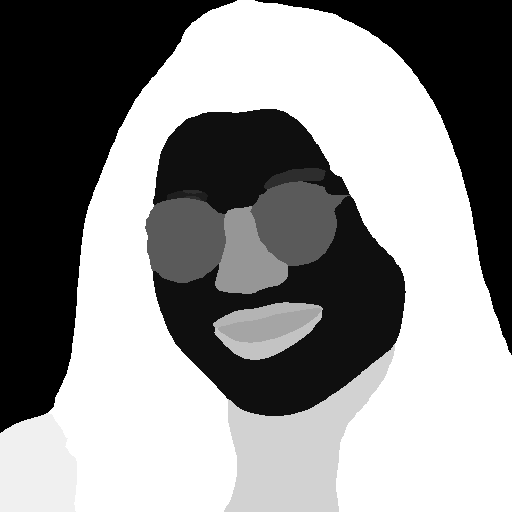
#> input picture Research/spikes/S2-face-parsing/a6300_upright/results/coreml_labels/DSC05123.png, 512 x 512 px; its folder holds only this picture in this run
$ python hair-boundary-reference.py
#> lines starting #> are read from the running program, lines starting #| are printed output that depends on the picture; after the words box and inside, x2 and y2 are one past the last pixel; in counts of white or black regions, pixels touching at a corner belong together
#!/usr/bin/env python3
"""An independent reference for RPEngine's `HairBoundary` trace.

`HairBoundary.swift` traces the outer boundary of the largest connected hair
region with a **Moore-neighbour walk** (breadth-first component labelling, then
an 8-neighbourhood ring walk with Jacob's stopping criterion). That code is
ours, so its doc comment promises it is "verified against something
independent". This script is that something, and it is deliberately a
*different* algorithm end to end:

  * components by **iterative label propagation** over whole NumPy arrays
    (labels start as the row-major index and are repeatedly min-ed with their
    four shifted neighbours until nothing changes) — no queue, no stack, no
    per-pixel traversal order, so a bug in the Swift BFS cannot be reproduced
    here by sharing a mistake;
  * the boundary as **per-row and per-column extremes** of that component —
    for each row the leftmost and rightmost member column, for each column the
    topmost and bottommost member row — which never walks a ring at all.

The two meet at a theorem rather than at an implementation: the leftmost member
of a row is reachable from outside the component by walking west, so it lies on
the component's **outer** boundary, and likewise for the other three extremes.
So every extreme this script reports must appear in the Swift ring, and the
ring's own per-row/column extremes must be exactly these numbers. That
comparison is what `HeadReshapeGeometryTests` runs. It is also why the
comparison is not "same set of boundary pixels": a hole inside the hair has a
boundary too, and the Swift trace deliberately returns only the outer ring.

Inputs
------
The 11 real a6300 frames parsed by the BiSeNet model in spike S2 (docs/ADR-0006),
as 512x512 class-index PNGs:

    Research/spikes/S2-face-parsing/a6300_upright/results/coreml_labels/*.png

`hair` is class 17 (`RPVision.FaceParsingClass.hair`). Class 18 is `hat`, and is
deliberately **not** included: a subject in a hat has no hair silhouette, which
is a documented limitation of the "Đầu" group rather than something to paper
over here.

Plus seven synthetic shapes built by rule below. They are emitted as run-length
rows in the JSON so the Swift test reconstructs the identical bitmap instead of
re-deriving one from a prose description of a circle.

Output
------
    Research/bench/p6-head-hairline-reference.json

Usage:  python3 Research/bench/hair-boundary-reference.py [--out PATH]
Needs:  numpy, pillow
"""

from __future__ import annotations

import argparse
import json
import math
import os
import sys

import numpy as np
from PIL import Image

HAIR_CLASS = 17
REPO = os.path.abspath(os.path.join(os.path.dirname(__file__), "..", ".."))
LABELS = os.path.join(
    REPO, "Research/spikes/S2-face-parsing/a6300_upright/results/coreml_labels"
)


# --- components ------------------------------------------------------------


def largest_component(member: np.ndarray) -> tuple[np.ndarray, int]:
    """(membership of the largest 4-connected component, number of components).

    Label propagation, not a traversal: every member pixel starts with its own
    row-major index as a label and each sweep replaces a label with the minimum
    of itself and its four neighbours' labels. Non-members are held at a
    sentinel larger than any real label. The fixpoint gives every component the
    smallest row-major index it contains, which is also exactly the pixel
    `HairBoundary.largestComponent` starts its trace from.
    """
    h, w = member.shape
    big = h * w + 1
    labels = np.where(member, np.arange(h * w).reshape(h, w), big)
    while True:
        previous = labels
        candidate = labels.copy()
        # north / south / west / east, each padded with the sentinel.
        candidate[1:, :] = np.minimum(candidate[1:, :], labels[:-1, :])
        candidate[:-1, :] = np.minimum(candidate[:-1, :], labels[1:, :])
        candidate[:, 1:] = np.minimum(candidate[:, 1:], labels[:, :-1])
        candidate[:, :-1] = np.minimum(candidate[:, :-1], labels[:, 1:])
        labels = np.where(member, candidate, big)
        if np.array_equal(labels, previous):
            break
    roots = labels[member]
    if roots.size == 0:
        return np.zeros_like(member), 0
    values, counts = np.unique(roots, return_counts=True)
    winner = values[int(np.argmax(counts))]
    return labels == winner, int(values.size)


def extremes(component: np.ndarray) -> dict:
    """Per-row and per-column extremes of a component."""
    h, w = component.shape
    rows = []
    for y in range(h):
        xs = np.flatnonzero(component[y])
        if xs.size:
            rows.append([y, int(xs[0]), int(xs[-1])])
    cols = []
    for x in range(w):
        ys = np.flatnonzero(component[:, x])
        if ys.size:
            cols.append([x, int(ys[0]), int(ys[-1])])
    return {"rows": rows, "cols": cols}


def describe(member: np.ndarray) -> dict:
    h, w = member.shape
    component, component_count = largest_component(member)
    total = int(member.sum())
    count = int(component.sum())
    result = {
        "size": [w, h],
        "mask_pixels": total,
        "component_pixels": count,
        "component_count": component_count,
        "largest_component_fraction": (count / total) if total else 0.0,
    }
    if count == 0:
        result["empty"] = True
        return result
    ys, xs = np.nonzero(component)
    result["bbox"] = [int(xs.min()), int(ys.min()), int(xs.max()), int(ys.max())]
    first = int(np.flatnonzero(component.reshape(-1))[0])
    result["start_pixel"] = [first % w, first // w]
    result["touches_edge"] = {
        "left": bool(component[:, 0].any()),
        "right": bool(component[:, w - 1].any()),
        "top": bool(component[0, :].any()),
        "bottom": bool(component[h - 1, :].any()),
    }
    result["edge_pixels"] = int(
        component[0, :].sum()
        + component[h - 1, :].sum()
        + component[:, 0].sum()
        + component[:, w - 1].sum()
        - component[0, 0]
        - component[0, w - 1]
        - component[h - 1, 0]
        - component[h - 1, w - 1]
    )
    result.update(extremes(component))
    return result


# --- synthetic shapes ------------------------------------------------------
#
# Every shape is a rule, and the rule is reproduced in the JSON as run-length
# rows so the Swift side builds the identical bitmap. The set covers the cases
# the trace can get wrong: a smooth convex ring, a hole, two components, a
# component cut by the frame edge, a single pixel, a one-pixel-wide bridge
# (where a Moore walk crosses the same pixel twice) and a concave comb (where
# per-column extremes and the ring disagree unless the trace really follows the
# outline).


def disc(w, h, cx, cy, r, into=None, value=True):
    grid = np.zeros((h, w), bool) if into is None else into
    ys, xs = np.mgrid[0:h, 0:w]
    hit = (xs - cx) ** 2 + (ys - cy) ** 2 <= r * r
    grid[hit] = value
    return grid


def synthetic_shapes() -> dict[str, np.ndarray]:
    shapes: dict[str, np.ndarray] = {}

    shapes["disc"] = disc(64, 64, 32, 32, 20)

    annulus = disc(64, 64, 32, 32, 24)
    disc(64, 64, 32, 32, 10, into=annulus, value=False)
    shapes["annulus"] = annulus

    blobs = disc(64, 64, 20, 32, 14)
    disc(64, 64, 52, 10, 5, into=blobs)
    shapes["two_blobs"] = blobs

    bar = np.zeros((48, 48), bool)
    bar[0:20, 0:30] = True  # touches the top and left edges
    shapes["clipped_bar"] = bar

    single = np.zeros((16, 16), bool)
    single[8, 5] = True
    shapes["single_pixel"] = single

    hourglass = np.zeros((40, 40), bool)
    hourglass[4:18, 6:20] = True
    hourglass[22:36, 20:34] = True
    # A one-pixel-wide 4-connected bridge: column 19 from the bottom of the
    # first square to the top row of the second, whose leftmost column is 20 and
    # therefore horizontally adjacent to (19, 22). A Moore walk has to go up and
    # back down this bridge, visiting each of its pixels twice.
    hourglass[18:23, 19] = True
    shapes["hourglass"] = hourglass

    comb = np.zeros((40, 48), bool)
    comb[6:16, 4:44] = True
    for x0 in (8, 22, 36):
        comb[16:30, x0 : x0 + 4] = True
    shapes["comb"] = comb

    return shapes


def rle(mask: np.ndarray) -> list[list[int]]:
    """One entry per row that has any member: [y, start, length, start, length…]."""
    out = []
    h, w = mask.shape
    for y in range(h):
        row = mask[y]
        if not row.any():
            continue
        runs = [y]
        x = 0
        while x < w:
            if row[x]:
                start = x
                while x < w and row[x]:
                    x += 1
                runs.extend([start, x - start])
            else:
                x += 1
        out.append(runs)
    return out


# --- main ------------------------------------------------------------------


def main() -> int:
    parser = argparse.ArgumentParser()
    parser.add_argument(
        "--out",
        default=os.path.join(REPO, "Research/bench/p6-head-hairline-reference.json"),
    )
    args = parser.parse_args()

    document = {
        "what": (
            "Independent reference for RPEngine HairBoundary: largest 4-connected "
            "component by NumPy label propagation, boundary as per-row/column "
            "extremes. Compared in RPEngineTests/HeadReshapeGeometryTests."
        ),
        "generator": "Research/bench/hair-boundary-reference.py",
        "numpy": np.__version__,
        "hair_class": HAIR_CLASS,
        "coverage_threshold": 128,
        "labels_dir": os.path.relpath(LABELS, REPO),
        "synthetic": [],
        "real": [],
    }

    for name, mask in sorted(synthetic_shapes().items()):
        entry = {"name": name, "rle": rle(mask)}
        entry.update(describe(mask))
        document["synthetic"].append(entry)

    if os.path.isdir(LABELS):
        for file in sorted(os.listdir(LABELS)):
            if not file.endswith(".png"):
                continue
            labels = np.array(Image.open(os.path.join(LABELS, file)))
#> labels is the input picture: shape (512, 512); min 0, max 17, mean 9.44
            entry = {"image": file}
            entry.update(describe(labels == HAIR_CLASS))
#> in largest_component (call 8), `labels = np.where(member, np.arange(h * w).reshape(h, w), big)`:
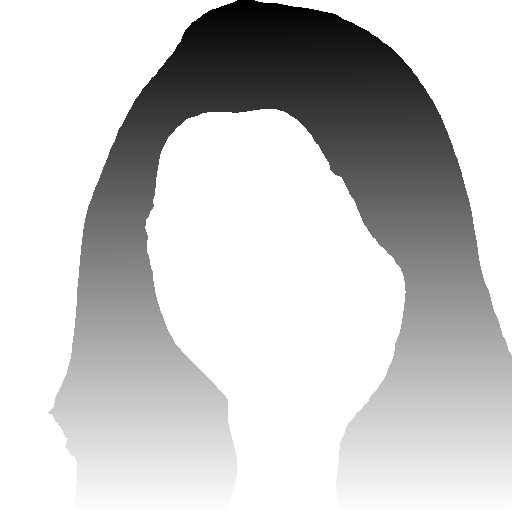
#> labels: shape (512, 512) int64; min 237, max 262145, mean 210062.9; drawn with min black and max white
#> in largest_component (call 8), `labels = np.where(member, np.arange(h * w).reshape(h, w), big)`:
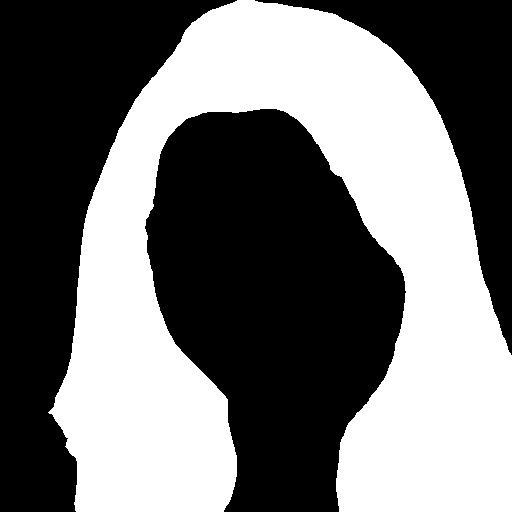
#> member: shape (512, 512) bool; 44.8% white; 1 white region, box (x1, y1, x2, y2) and area: (48, 0, 512, 512) 117323
#> after the loop in largest_component (call 8), `while True:`:
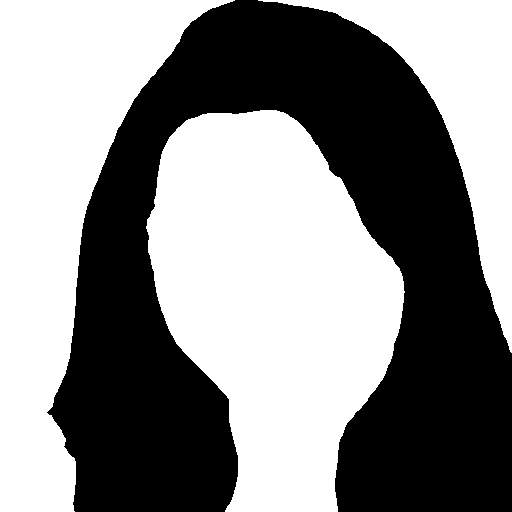
#> candidate: shape (512, 512) int64; values 237 (black) and 262145 (white), 54.5% white; 1 black region, box (x1, y1, x2, y2) and area: (47, 0, 512, 512) 119214
#> in largest_component (call 8), `values, counts = np.unique(roots, return_counts=True)`: values = [237]; counts = [117323]
#> in largest_component (call 8), `winner = values[int(np.argmax(counts))]`: winner = 237
            document["real"].append(entry)
    else:
        document["real_skipped"] = f"{LABELS} not present"

    # Written compact rather than pretty-printed: the per-row/column extremes of
    # eleven 512² frames are ~40 000 small integers, and an indented dump is
    # three quarters whitespace. This file is read by a test, not by a person —
    # the explanation is this script.
    with open(args.out, "w") as handle:
        json.dump(document, handle, separators=(",", ":"), sort_keys=False)
        handle.write("\n")
    print(f"wrote {args.out}")
    print(
        f"  {len(document['synthetic'])} synthetic shapes, "
        f"{len(document['real'])} real frames"
    )
    for entry in document["real"]:
        touches = entry.get("touches_edge", {})
        print(
            f"  {entry['image']}: hair={entry['mask_pixels']} "
            f"largest={entry['largest_component_fraction']:.4f} "
            f"components={entry['component_count']} "
            f"edges={''.join(k[0] for k, v in touches.items() if v) or '-'}"
        )
    return 0


if __name__ == "__main__":
    sys.exit(main())
#> (the program exits here)

$ run again, on Research/spikes/S2-face-parsing/a6300_upright/results/coreml_labels/DSC05193.png
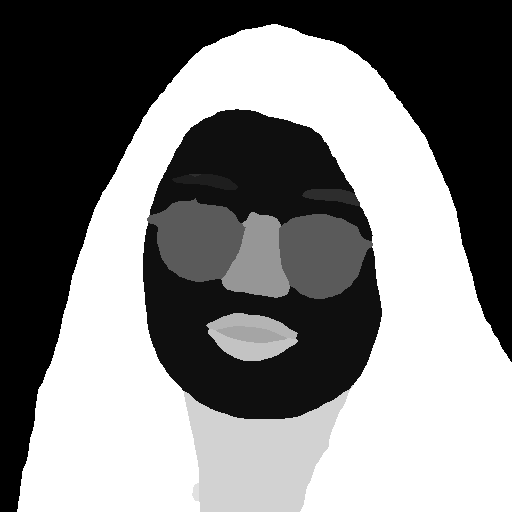
#> input picture Research/spikes/S2-face-parsing/a6300_upright/results/coreml_labels/DSC05193.png, 512 x 512 px
#> in main, labels is the input picture: shape (512, 512); min 0, max 17, mean 8.43
#> in largest_component (call 8), `labels = np.where(member, np.arange(h * w).reshape(h, w), big)`:
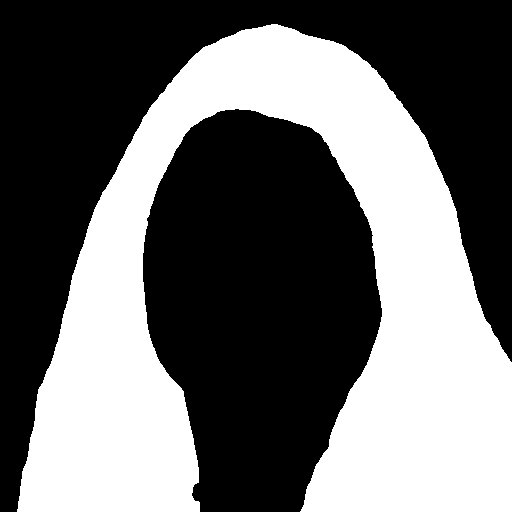
#> member: shape (512, 512) bool; 41.4% white; 1 white region, box (x1, y1, x2, y2) and area: (17, 24, 512, 512) 108638
#> after the loop in largest_component (call 8), `while True:`:
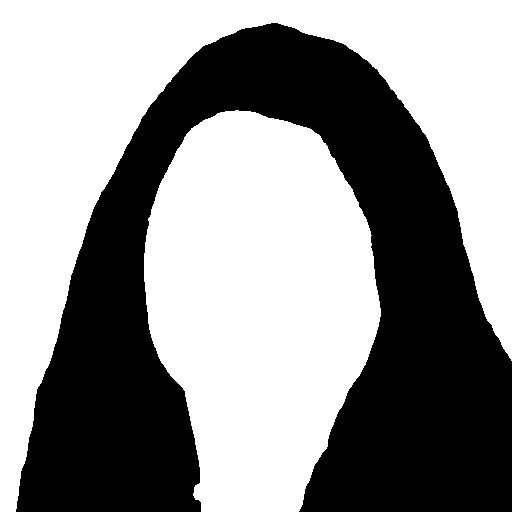
#> candidate: shape (512, 512) int64; values 12559 (black) and 262145 (white), 57.9% white; 1 black region, box (x1, y1, x2, y2) and area: (16, 23, 512, 512) 110473
#> values = [12559]; counts = [108638]
#> winner = 12559

$ run again, on Research/spikes/S2-face-parsing/a6300_upright/results/coreml_labels/DSC05259.png
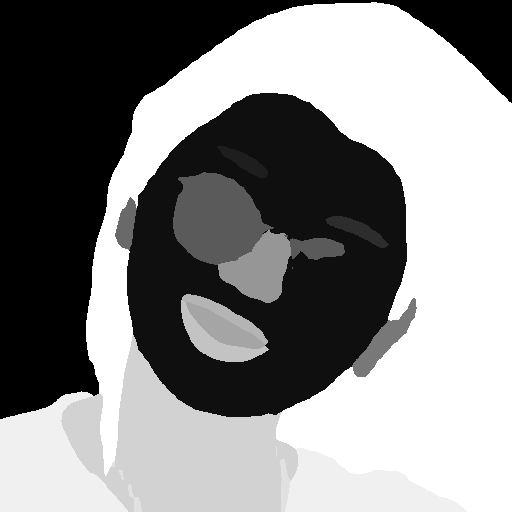
#> input picture Research/spikes/S2-face-parsing/a6300_upright/results/coreml_labels/DSC05259.png, 512 x 512 px
#> in main, labels is the input picture: shape (512, 512); min 0, max 17, mean 8.96
#> in largest_component (call 8), `labels = np.where(member, np.arange(h * w).reshape(h, w), big)`:
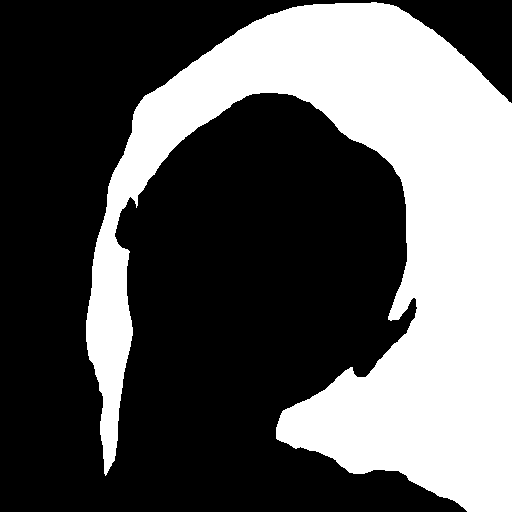
#> member: shape (512, 512) bool; 35.8% white; 1 white region, box (x1, y1, x2, y2) and area: (86, 2, 512, 512) 93745
#> after the loop in largest_component (call 8), `while True:`:
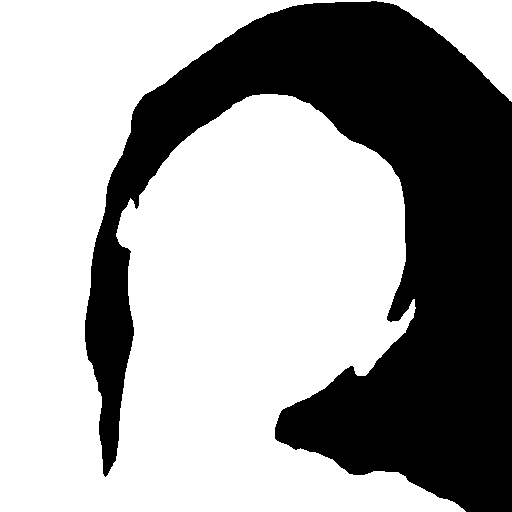
#> candidate: shape (512, 512) int64; values 1395 (black) and 262145 (white), 63.5% white; 1 black region, box (x1, y1, x2, y2) and area: (85, 1, 512, 512) 95657
#> values = [1395]; counts = [93745]
#> winner = 1395

$ run again, on Research/spikes/S2-face-parsing/a6300_upright/results/coreml_labels/DSC05146.png
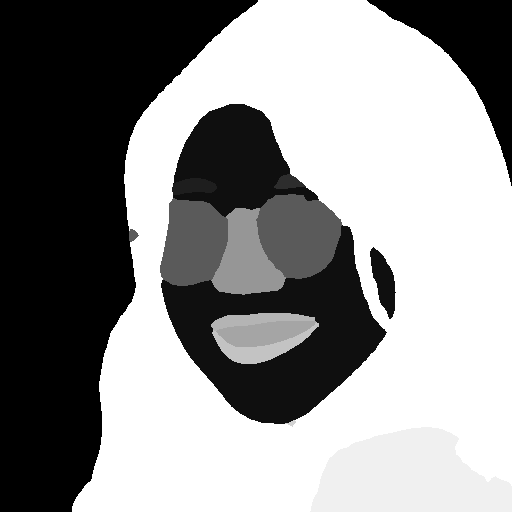
#> input picture Research/spikes/S2-face-parsing/a6300_upright/results/coreml_labels/DSC05146.png, 512 x 512 px
#> in main, labels is the input picture: shape (512, 512); min 0, max 17, mean 9.53
#> in largest_component (call 8), `labels = np.where(member, np.arange(h * w).reshape(h, w), big)`:
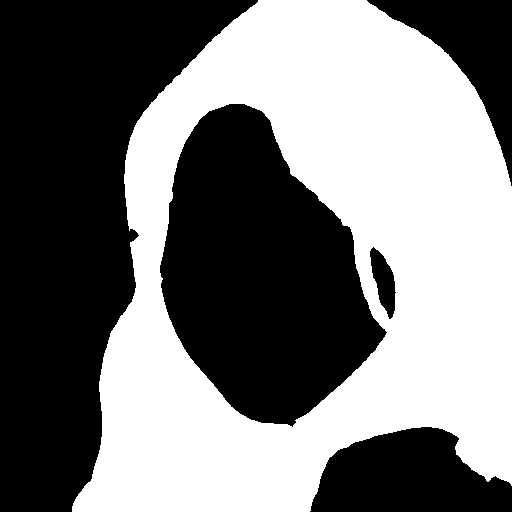
#> member: shape (512, 512) bool; 47.6% white; 1 white region, box (x1, y1, x2, y2) and area: (72, 0, 512, 512) 124848
#> after the loop in largest_component (call 8), `while True:`:
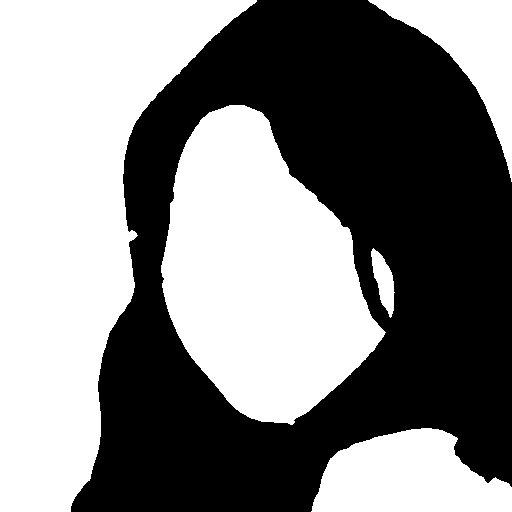
#> candidate: shape (512, 512) int64; values 258 (black) and 262145 (white), 51.6% white; 1 black region, box (x1, y1, x2, y2) and area: (71, 0, 512, 512) 126765
#> values = [258]; counts = [124848]
#> winner = 258
